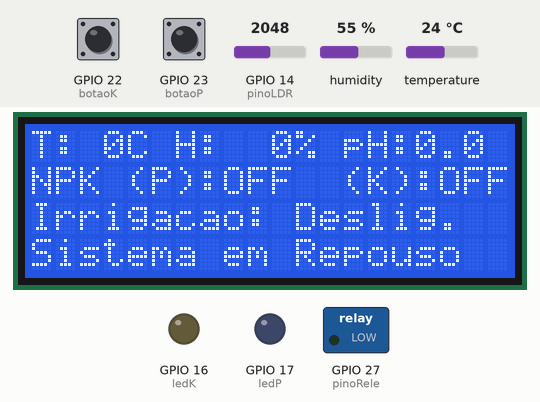
The sketch below on a simulated ESP32. On the bench: 20×4 character LCD, switched loads named in the sketch (green lamp = pin HIGH), output pins drawn as LEDs (lit = HIGH). Dashed ring = blinking. Inputs (shaded band) come from the test bench; at power-on: GPIO 22 (botaoK) HIGH, humidity 55 %, GPIO 23 (botaoP) HIGH, GPIO 14 (pinoLDR) = 2048, temperature 24 °C. What the sketch prints to the serial monitor is not drawn.

Above: at 1.2 s.
1.3 s: GPIO 22 (botaoK) pulled LOW for 1 s
At 3.4 s:
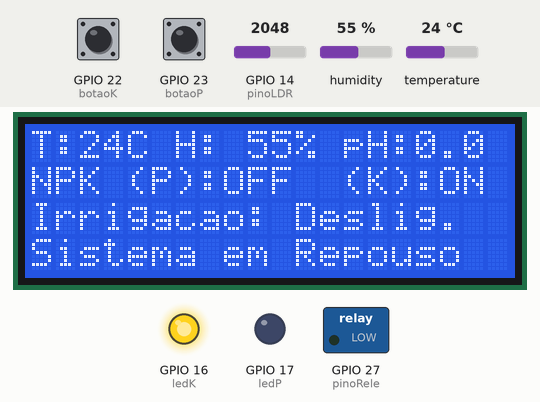
3.8 s: humidity set to 41 %
At 5.2 s:
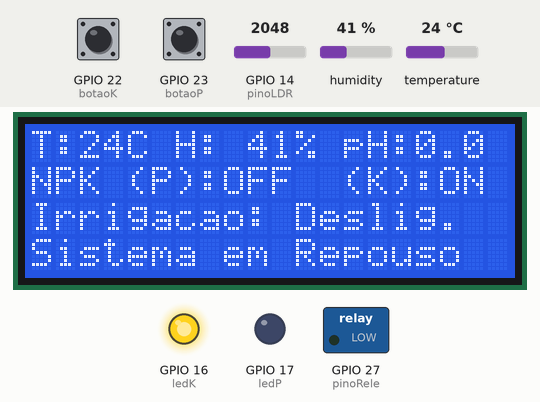
5.5 s: humidity set to 37 %
At 8.0 s:
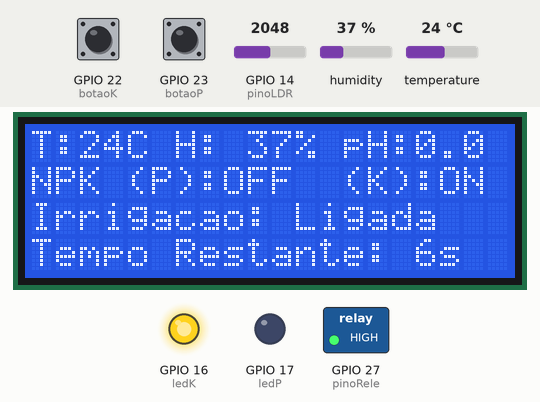
10.6 s: GPIO 23 (botaoP) pulled LOW for 3.2 s
At 10.78 s:
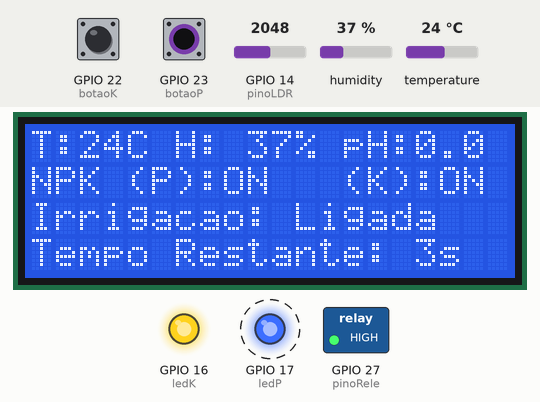
15.3 s: GPIO 23 (botaoP) pulled LOW for 0.15 s
At 15.8 s:
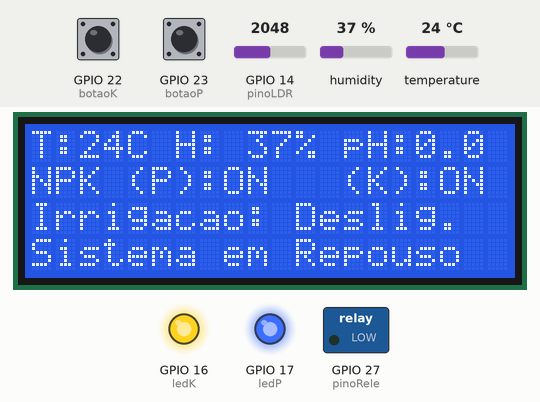
17.8 s: GPIO 22 (botaoK) pulled LOW for 0.15 s
At 19.2 s:
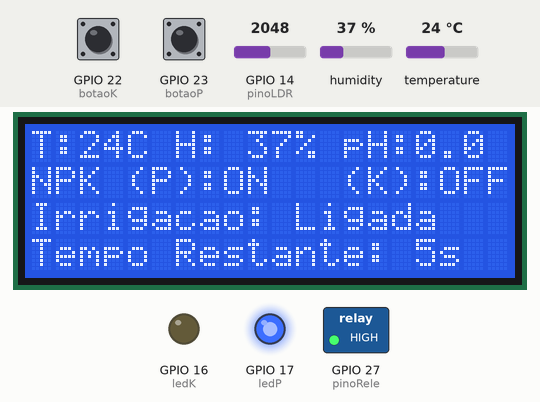
Timing chart, 0 to 26.0 s (numbered marks = the images above; inputs shaded):
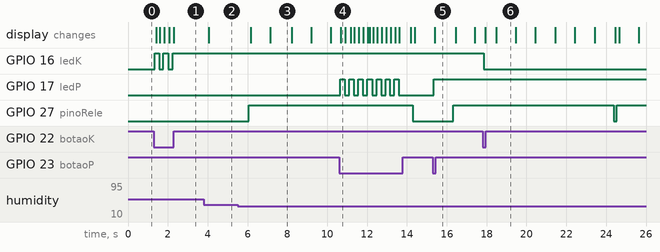

Measured:
- the behaviour switches between 40 and 39 % on humidity (found by bisection; images 2 and 3)
- after the input at 1.3 s, GPIO 16 (ledK): alternates HIGH for 0.24 s and LOW for 0.22 s, 5 changes in all, then stays HIGH, starting at once; the display: first changes after 0.11 s (image 1 shows a later state)
- after the input at 3.8 s, the display: changes after 0.26 s (image 2)
- after the input at 5.5 s, GPIO 27 (pinoRele): LOW → HIGH after 0.55 s; the display: first changes after 0.67 s (image 3 shows a later state)
- after the input at 10.6 s, GPIO 17 (ledP): alternates HIGH for 0.22 s and LOW for 0.22 s, 14 changes in all, then stays LOW, starting after 0.05 s; the display: changes after 0.08 s (image 4)
- after the input at 15.3 s, GPIO 17 (ledP): LOW → HIGH after 0.06 s; the display: changes after 0.09 s (image 5)
- after the input at 17.8 s, GPIO 16 (ledK): HIGH → LOW after 0.06 s; GPIO 27 (pinoRele): HIGH → LOW after 6.6 s, → HIGH 0.15 s later; the display: first changes after 0.14 s (image 6 shows a later state)

The sketch:

sketch.ino
```cpp
/*
  Comparativo entre código base e código modificado.
  Abaixo está o código atualizado e com comentários de otimização colocados diretamente
  nas linhas modificadas em relação ao código base fornecido.

  Apenas as linhas que sofreram otimizações de memória
  (uso de PROGMEM, uso de F(),alteração de tipos de variaveis float para int,
  e remoção de String) terão comentários.
  */

// Linhas normais de includes
#include <DHT.h>
#include <Wire.h>
#include <LiquidCrystal_I2C.h>
#include <pgmspace.h> // [Otimização: inclusão para uso de PROGMEM]

// Definição dos pinos
#define pinoDHT 12
#define botaoP 23
#define botaoK 22
#define pinoLDR 14
#define pinoRele 27
#define ledP 17
#define ledK 16

// Constantes do LDR (pH)
const float GAMMA = 0.7065;
const float RL10 = 85.0;

// Variáveis globais
int umidade = 0;         // [Otimização: alteração de float para int]
int umidadeMin = 40;     // [Otimização: alteração de float para int]
int temperatura = 0;     // [Otimização: alteração de float para int]
int temperaturaMax = 30; // [Otimização: alteração de float para int]
float valorPH = 0.0;

// Definição do sensor DHT
#define tipoDHT DHT22
DHT dht(pinoDHT, tipoDHT);

// LCD
LiquidCrystal_I2C lcd(0x27, 20, 4);

bool estadoSensorP = false;
bool estadoSensorK = false;

unsigned long tempoUltimaLeituraP = 0;
unsigned long tempoUltimaLeituraK = 0;
unsigned long atrasoDebounce = 200;

unsigned long tempoUltimaLeitura = 0;
unsigned long intervaloLeitura = 2000;

// Controle da irrigação
unsigned long tempoIrrigacao = 0;
unsigned long tempoInicioIrrigacao = 0;
bool irrigacaoAtiva = false;

unsigned long ultimaAtualizacaoTempoRestante = 0;
unsigned long intervaloAtualizacao = 1000;
int tempoRestante = 0;

// Variável String removida, antes havia: String ultimoEstadoIrrigacao;
// [Otimização: remoção da variável String para evitar uso de heap e fragmentação]

// Armazenamento de textos no PROGMEM
const char linhaInicial[] PROGMEM = "Inicializando...";    // [Otimização: texto no PROGMEM]
const char estadoLigada[] PROGMEM = "Ligada ";             // [Otimização: texto no PROGMEM]
const char estadoDeslig[] PROGMEM = "Deslig.";             // [Otimização: texto no PROGMEM]
const char estadoOn[] PROGMEM = "ON";                      // [Otimização: texto no PROGMEM]
const char estadoOff[] PROGMEM = "OFF";                    // [Otimização: texto no PROGMEM]
const char linhaNPK[] PROGMEM = "NPK (P):%-5s(K):%-5s   "; // [Otimização: texto no PROGMEM]
const char linhaIrrig[] PROGMEM = "Irrigacao: %-7s      "; // [Otimização: texto no PROGMEM]
const char linhaRepouso[] PROGMEM = "Sistema em Repouso "; // [Otimização: texto no PROGMEM]

void setup()
{
  Serial.begin(9600);
  dht.begin();

  Wire.begin(21, 19);
  lcd.init();
  lcd.backlight();

  pinMode(botaoP, INPUT_PULLUP);
  pinMode(botaoK, INPUT_PULLUP);
  pinMode(pinoRele, OUTPUT);
  pinMode(ledP, OUTPUT);
  pinMode(ledK, OUTPUT);

  digitalWrite(pinoRele, LOW);
  digitalWrite(ledP, LOW);
  digitalWrite(ledK, LOW);

  char bufferInicial[21];
  strcpy_P(bufferInicial, linhaInicial); // [Otimização: leitura de texto do PROGMEM]
  lcd.setCursor(0, 0);
  lcd.print(bufferInicial);
}

void loop()
{
  unsigned long tempoAtual = millis();

  if (tempoAtual - tempoUltimaLeitura >= intervaloLeitura)
  {
    tempoUltimaLeitura = tempoAtual;

    lerSensorDHT22();
    lerSensorLDR();

    tempoIrrigacao = calcularTempoIrrigacao(estadoSensorP, estadoSensorK, valorPH, temperatura);

    if (umidade < umidadeMin && (estadoSensorP || estadoSensorK) && !irrigacaoAtiva)
    {
      digitalWrite(pinoRele, HIGH);
      irrigacaoAtiva = true;
      tempoInicioIrrigacao = millis();
      Serial.println(F("Irrigacao LIGADA")); // [Otimização: uso de F()]
    }

    enviarDadosSerialPlotter();
  }

  if (irrigacaoAtiva)
  {
    tempoRestante = (tempoIrrigacao - (millis() - tempoInicioIrrigacao)) / 1000;
    if (millis() - tempoInicioIrrigacao >= tempoIrrigacao)
    {
      digitalWrite(pinoRele, LOW);
      irrigacaoAtiva = false;
      tempoRestante = 0;
      Serial.println(F("Irrigacao DESLIGADA")); // [Otimização: uso de F()]
    }
  }

  debounceBotao(botaoP, estadoSensorP, tempoUltimaLeituraP);
  debounceBotao(botaoK, estadoSensorK, tempoUltimaLeituraK);

  digitalWrite(ledP, estadoSensorP ? HIGH : LOW);
  digitalWrite(ledK, estadoSensorK ? HIGH : LOW);

  updateLCD();
}

void lerSensorDHT22()
{
  umidade = dht.readHumidity();
  temperatura = dht.readTemperature();

  if (isnan(umidade) || isnan(temperatura))
  {
    Serial.println(F("Falha ao ler o DHT!")); // [Otimização: uso de F()]
    umidade = 0;
    temperatura = 0;
  }
}

void lerSensorLDR()
{
  int analogValue = analogRead(pinoLDR);
  float voltage = analogValue / 4095.0 * 3.3;

  if (voltage >= 3.3)
  {
    voltage = 3.29;
  }

  float resistance = 5000 * voltage / (1 - voltage / 3.3);
  int valorLDR = (int)pow(RL10 * 1000 * pow(10, GAMMA) / resistance, (1 / GAMMA));

  valorPH = ((float)valorLDR * 20.0) / 100000.0;

  if (isnan(valorPH) || valorPH < 0.0f || valorPH > 20.0f)
  {
    Serial.println(F("Erro na leitura do sensor de pH!")); // [Otimização: uso de F()]
    valorPH = 10.0f;
  }
}

void debounceBotao(int pinoBotao, bool &estadoSensor, unsigned long &tempoUltimaLeitura)
{
  int leitura = digitalRead(pinoBotao);
  if (leitura == LOW)
  {
    if ((millis() - tempoUltimaLeitura) > atrasoDebounce)
    {
      estadoSensor = !estadoSensor;
      tempoUltimaLeitura = millis();
    }
  }
}

unsigned long calcularTempoIrrigacao(bool sensorP, bool sensorK, float valorPH, float temperatura)
{
  unsigned long tempoBase = 5000;
  if (sensorP)
    tempoBase += 2000;
  if (sensorK)
    tempoBase += 2000;

  if (valorPH < 5.5)
  {
    tempoBase += 1000;
  }
  else if (valorPH > 7.5)
  {
    tempoBase -= 1000;
  }

  if (temperatura > temperaturaMax)
    tempoBase += 2000;

  return tempoBase;
}

void enviarDadosSerialPlotter()
{
  int estadoIrrigacaoValor = digitalRead(pinoRele) == HIGH ? 1 : 0;

  // [Otimização: uso de F() para todas as strings do Serial]
  Serial.print(F("Temperatura: "));
  Serial.print(temperatura);
  Serial.print("\t");
  Serial.print(F("Umidade: "));
  Serial.print(umidade);
  Serial.print("\t");
  Serial.print(F("pH: "));
  Serial.print(valorPH);
  Serial.print("\t");
  Serial.print(F("Fosforo: "));
  Serial.print(estadoSensorP);
  Serial.print("\t");
  Serial.print(F("Potassio: "));
  Serial.print(estadoSensorK);
  Serial.print("\t");
  Serial.print(F("Irrig: "));
  Serial.print(estadoIrrigacaoValor);
  Serial.print("\t");
  Serial.print(F("TempoRestante: "));
  Serial.println(tempoRestante);
}

void updateLCD()
{
  char line0[21];
  char line1[21];
  char line2[21];
  char line3[21];

  // pH com 1 casa decimal, mantém float apenas para exibição
  snprintf(line0, 21, "T:%2dC H:%3d%% pH:%2.1f",
           (int)temperatura,
           (int)umidade,
           valorPH);

  char npkStr[30];
  strcpy_P(npkStr, linhaNPK); // [Otimização: texto do PROGMEM, copiado com strcpy_P]

  char estadoPBuf[6];
  if (estadoSensorP)
  {
    strcpy_P(estadoPBuf, estadoOn); // [Otimização: texto no PROGMEM]
  }
  else
  {
    strcpy_P(estadoPBuf, estadoOff); // [Otimização: texto no PROGMEM]
  }

  char estadoKBuf[6];
  if (estadoSensorK)
  {
    strcpy_P(estadoKBuf, estadoOn); // [Otimização: texto no PROGMEM]
  }
  else
  {
    strcpy_P(estadoKBuf, estadoOff); // [Otimização: texto no PROGMEM]
  }

  snprintf(line1, 21, npkStr, estadoPBuf, estadoKBuf);

  char irrStr[30];
  strcpy_P(irrStr, linhaIrrig); // [Otimização: texto no PROGMEM]

  char estadoIrrigacaoBuf[8];
  if (digitalRead(pinoRele) == HIGH)
  {
    strcpy_P(estadoIrrigacaoBuf, estadoLigada); // [Otimização: texto no PROGMEM]
  }
  else
  {
    strcpy_P(estadoIrrigacaoBuf, estadoDeslig); // [Otimização: texto no PROGMEM]
  }

  snprintf(line2, 21, irrStr, estadoIrrigacaoBuf);

  if (irrigacaoAtiva)
  {
    snprintf(line3, 21, "Tempo Restante:%2ds", tempoRestante);
    int len = (int)strlen(line3);
    for (int i = len; i < 20; i++)
      line3[i] = ' ';
    line3[20] = '\0';
  }
  else
  {
    char repousoBuf[21];
    strcpy_P(repousoBuf, linhaRepouso); // [Otimização: texto no PROGMEM]
    snprintf(line3, 21, "%s", repousoBuf);
  }

  lcd.setCursor(0, 0);
  lcd.print(line0);
  lcd.setCursor(0, 1);
  lcd.print(line1);
  lcd.setCursor(0, 2);
  lcd.print(line2);
  lcd.setCursor(0, 3);
  lcd.print(line3);
}
```
